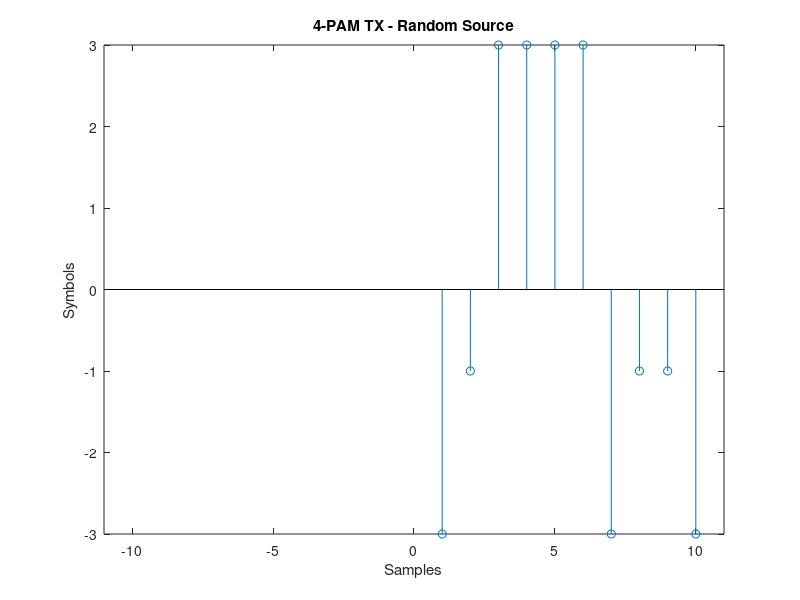
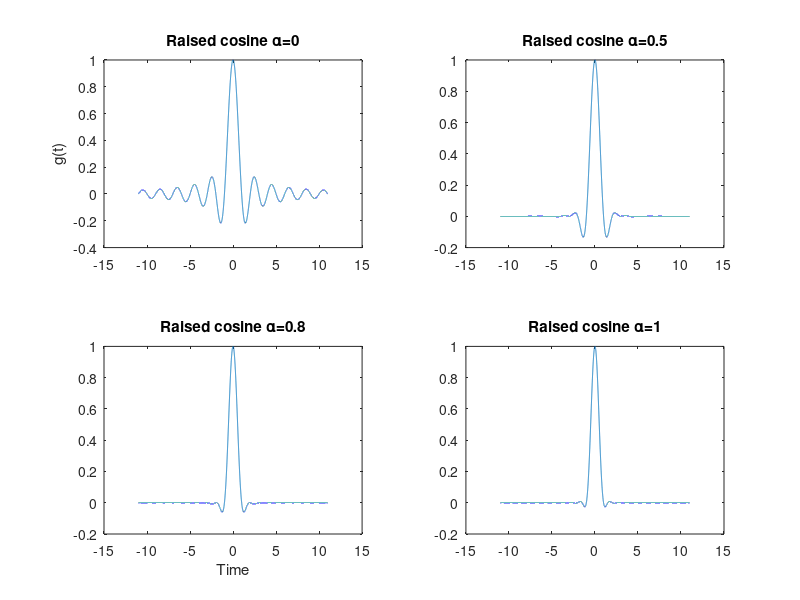
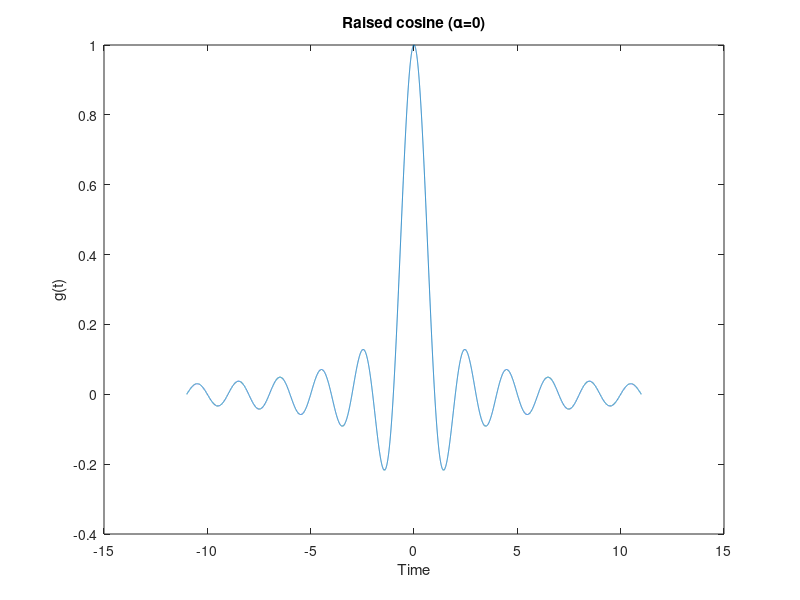
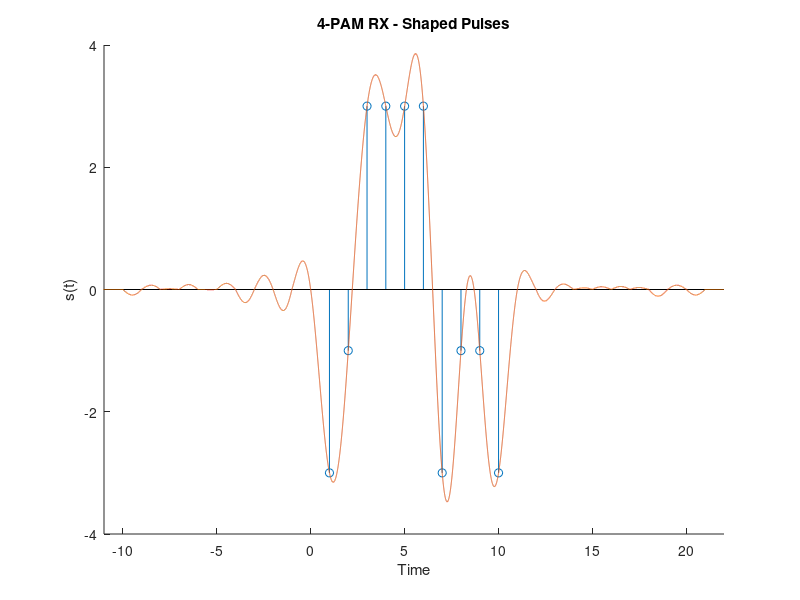

The MATLAB script that drew these images, in order:
%% PAM-4 Transmitter
% gpaulino
clc; clearvars; close all;
%% Extra information
% fc = 440
%
% sample rate
% fs = 8192

%% User parameters
% transmitter
len_src_sym = 10; % mapped
T = 1;        % period in seconds
symbols_set = [-3, -1, 1, 3];

alpha = 0; % raised cossine alpha

% time_interval = 10; % seconds
samples_per_second = 1000; % samples

% channel
N0 = 0.1; % noise amplitude (Vpp ratio of the received signal)

% receiver
A_norm = 1.25; % normalization gain

% general
plot_en = true; % enable plot

%% Start a stopwatch timer
tic;

%% Time vector
time_interval = len_src_sym +1;

tmin = -time_interval;
tmax = time_interval;
t = linspace(tmin, tmax, (tmax-tmin)*samples_per_second);
t0 = ((tmax-tmin)/2)*samples_per_second + 1; % initial time

%% TX Source + Mapper
a = randsrc(1, len_src_sym, symbols_set); % random symbols source
m = linspace(1, len_src_sym, len_src_sym);  % spacing vector discrete in time
k = linspace(t0 + T*samples_per_second, length(t)-samples_per_second+1, len_src_sym);  % spacing vector continuous in time

am = zeros(1, length(t)); % spaced symbols
am(k) = a;

if (plot_en)
    figure()
    % hold on %
    stem(m, a)
    % stem(t,am) %
    title('4-PAM TX - Random Source')
    xlabel('Samples')
    ylabel('Symbols')
    xlim([tmin tmax])
end
%% Raised cosine filter
g = @(t,a) sinc(t/T) .* (cos(a*pi*t/T) ./ (1 - (2*a*t/T).^2));

if (plot_en)
    alphas = [0, 0.5, 0.8, 1]; % example figure
    figure()
    subplot(221)
    plot(t, g(t, alphas(1)))
    title(['Raised cosine \alpha=' num2str(alphas(1))])
    ylabel('g(t)')
    subplot(222)
    plot(t, g(t, alphas(2)))
    title(['Raised cosine \alpha=' num2str(alphas(2))])
    subplot(223)
    plot(t, g(t, alphas(3)))
    title(['Raised cosine \alpha=' num2str(alphas(3))])
    xlabel('Time')
    subplot(224)
    plot(t, g(t, alphas(4)))
    title(['Raised cosine \alpha=' num2str(alphas(4))])
end
%% Pulse Shape Filter
gt = g(t, alpha);

if (plot_en)
    figure()
    plot(t, gt)
    title(['Raised cosine (\alpha=' num2str(alpha) ')'])
    xlabel('Time')
    ylabel('g(t)')
end
%% Shapped Pulses
s = conv(am, gt);
t2 = linspace(2*tmin, 2*tmax, 2*(tmax-tmin)*samples_per_second - 1);

if (plot_en)
    figure()
    hold on
    % stem(t,am)
    stem(m,a)
    plot(t2,s)
    xlim([min(t) max(t2)])
    title('4-PAM RX - Shaped Pulses')
    xlabel('Time')
    ylabel('s(t)')
    hold off
end
%%  PAM-4 Receiver
N = N0*(2*max(s)); % noise amplitude
%n = N*gaussmf(t2, [0.5 5]);
n = N*rand(1, length(t2));

if (plot_en)
    figure()
    plot(t2, n)
    xlim([tmin tmax])
    xlabel('Time')
    ylabel('Amplitude')
    title('White Noise')
end
%% 
r = s+n;

if (plot_en)
    figure()
    plot(t2,r)
    xlim([min(t) max(t2)])
    xlabel('Time')
    title('Received Signal')
end
%%
h = conj( g(-t, alpha) );

if (plot_en)
    figure()
    plot(t,h)
    title(['Matched Filter - Raised cosine (\alpha=' num2str(alpha) ')'])
    xlabel('Time')
    ylabel('g*(-t)')
end
%% normalize
y = conv(r, h);
norm_y = y.*A_norm*max(symbols_set)./max(abs(y));

t3 = linspace(3*tmin, 3*tmax, 3*(tmax-tmin)*samples_per_second - 2);
t0_3 = (((3*tmax)-(3*tmin))/2)*samples_per_second + 1; % sync point

if (plot_en)
    figure()
    hold on
    stem(m,a)
    plot(t3, norm_y)
    xlim([min(t) max(t2)])
    hold off
end
%%
xmin = 0;
xmax = 10;

ymin = min([min(s) min(r) min(norm_y)]); % signal + noise
ymax = max([max(s) max(r) max(norm_y)]);

if (plot_en)
    figure()
    subplot(411)
    stem(m,a)
    grid on
    xlim([xmin xmax])
    ylim([ymin ymax])
    title('1: Source Symbols')
    subplot(412)
    plot(t2,s)
    xlim([xmin xmax])
    ylim([ymin ymax])
    grid on
    title('2: Transmitted Signal')
    subplot(413)
    plot(t2, r)
    xlim([xmin xmax])
    ylim([ymin ymax])
    grid on
    title('3: Received Signal')
    subplot(414)
    plot(t3, norm_y)
    xlim([xmin xmax])
    ylim([ymin ymax])
    grid on
    title('4: Filtered Signal')
end
%% quantization
m3 = linspace(1, len_src_sym, len_src_sym);
k3 = linspace(t0_3 + T*samples_per_second, 2*length(t)-samples_per_second+1, len_src_sym);  
fm = norm_y(k3); % sampled levels

if (plot_en)
    figure()
    hold on
    stem(m3, fm)
    plot(t3, norm_y)
    % plot(norm_y)
    xlim([0 max(t)])
    hold off
end
%% slicer
out = zeros(1, length(fm));
i=1;

for R = fm
    if R > 2
        out(i) = 3;
    elseif R > 0
        out(i) = 1;
    elseif R > -2
        out(i) = -1;
    else
        out(i) = -3;
    end
    i = i + 1;
end

if (plot_en)
    figure()
    hold on %
    stem(m, a)
    stem(m3, out)
    hold off
end
%%
disp(['input:  ' num2str(a)])
disp(['output: ' num2str(out)])
err = sum(ne(a,out));
disp(['errors: ' num2str(err) ' out of total ' num2str(len_src_sym) ' symbols'])
%% end section
toc;